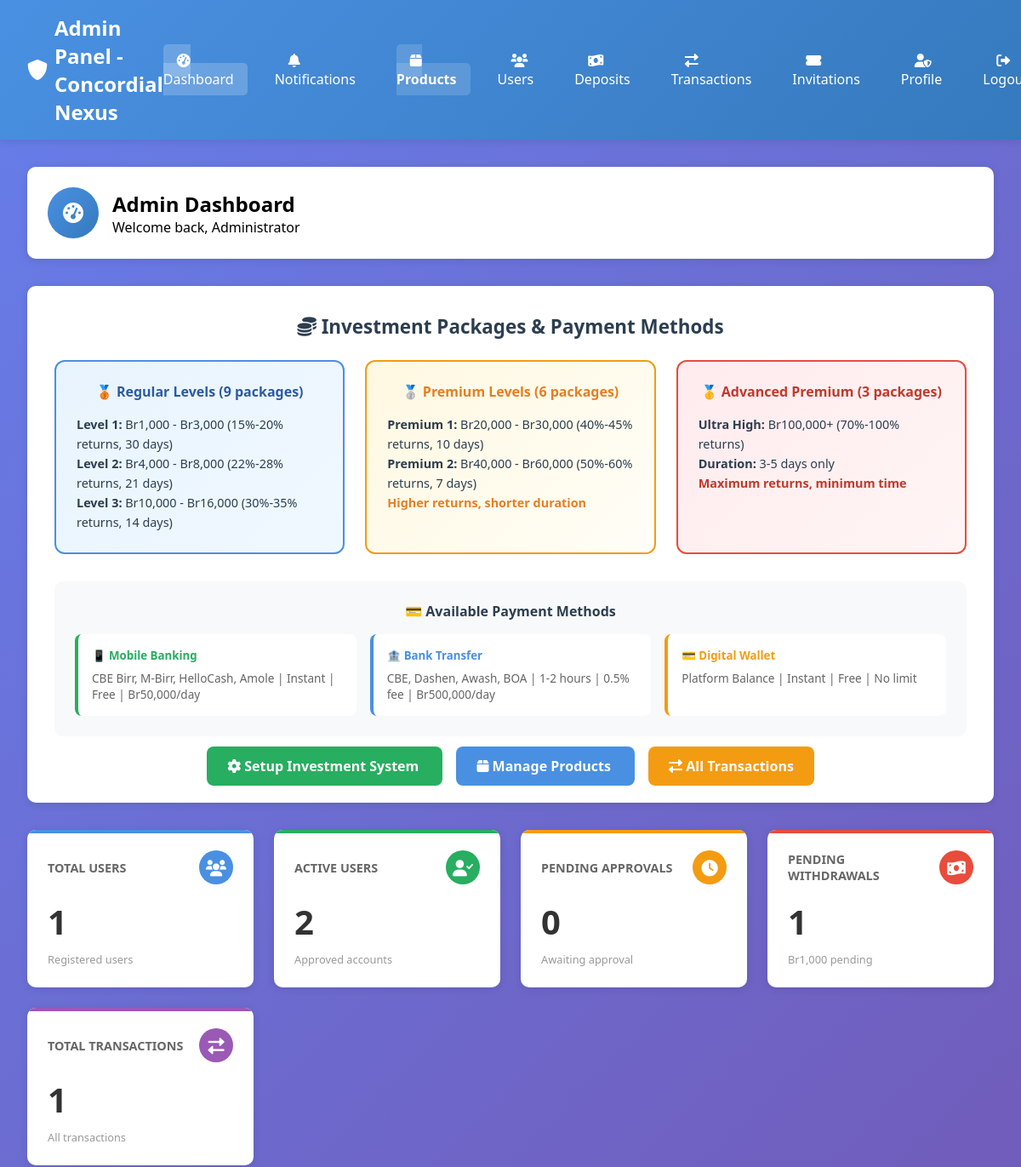
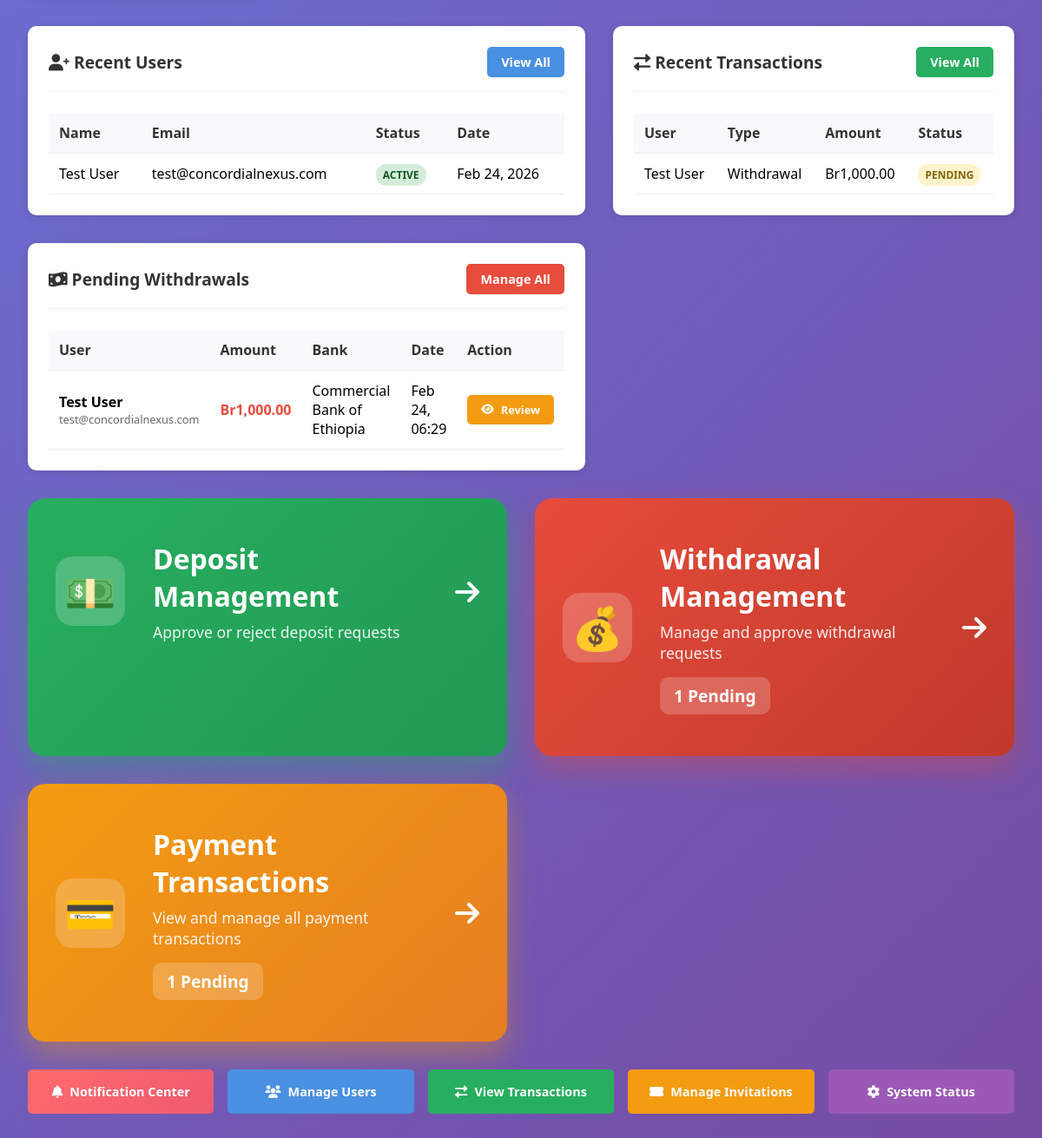
/dashboard.php (signed in), run on the app's committed database (2 pictures, top to bottom).
### tables this page shows
CREATE TABLE `users` (
  `id` int(11) NOT NULL AUTO_INCREMENT,
  `email` varchar(255) NOT NULL,
  `password` varchar(255) NOT NULL,
  `full_name` varchar(255) NOT NULL,
  `first_name` varchar(100) NULL COMMENT 'First name for withdrawal verification',
  `last_name` varchar(100) NULL COMMENT 'Last name for withdrawal verification',
  `withdrawal_account_number` varchar(50) NULL COMMENT 'Bank account number for withdrawals',
  `withdrawal_phone` varchar(20) NULL COMMENT 'Phone number for withdrawal verification',
  `user_type` enum('user','admin') DEFAULT 'user',
  `trading_level` int(11) DEFAULT NULL,
  `account_balance` decimal(15,2) DEFAULT 0.00,
  `total_invested` decimal(15,2) DEFAULT 0.00,
  `total_profit` decimal(15,2) DEFAULT 0.00,
  `total_commission` decimal(15,2) DEFAULT 0.00,
  `status` enum('pending','active','inactive','suspended') DEFAULT 'pending',
  `phone` varchar(20) DEFAULT NULL,
  `address` text DEFAULT NULL,
  `city` varchar(100) DEFAULT 'Addis Ababa',
  `country` varchar(100) DEFAULT 'Ethiopia',
  `invitation_code_used` varchar(20) DEFAULT NULL,
  `referral_code` varchar(20) DEFAULT NULL,
  `approved_by` int(11) DEFAULT NULL,
  `approved_at` timestamp NULL DEFAULT NULL,
  `created_at` timestamp NOT NULL DEFAULT current_timestamp(),
  `updated_at` timestamp NOT NULL DEFAULT current_timestamp() ON UPDATE current_timestamp(),
  PRIMARY KEY (`id`),
  UNIQUE KEY `email` (`email`),
  KEY `approved_by` (`approved_by`),
  CONSTRAINT `users_ibfk_1` FOREIGN KEY (`approved_by`) REFERENCES `users` (`id`) ON DELETE SET NULL
);

CREATE TABLE `transactions` (
  `id` int(11) NOT NULL AUTO_INCREMENT,
  `user_id` int(11) NOT NULL,
  `investment_id` int(11) DEFAULT NULL,
  `transaction_type` enum('deposit','withdrawal','investment','return','profit','commission') NOT NULL,
  `amount` decimal(15,2) NOT NULL,
  `currency` varchar(10) DEFAULT 'ETB',
  `payment_method` enum('cbe','wegagen','abyssinia','mastercard','visa','paypal','stripe','telebirr','mpesa','bitcoin','bank_transfer','cash','other') DEFAULT NULL,
  `payment_details` text DEFAULT NULL,
  `commission_rate` decimal(5,2) DEFAULT 0.00,
  `commission_amount` decimal(15,2) DEFAULT 0.00,
  `description` text DEFAULT NULL,
  `status` enum('pending','processing','completed','failed','cancelled') DEFAULT 'pending',
  `reference_number` varchar(100) DEFAULT NULL,
  `created_at` timestamp NOT NULL DEFAULT current_timestamp(),
  PRIMARY KEY (`id`),
  UNIQUE KEY `reference_number` (`reference_number`),
  KEY `user_id` (`user_id`),
  KEY `investment_id` (`investment_id`),
  CONSTRAINT `transactions_ibfk_1` FOREIGN KEY (`user_id`) REFERENCES `users` (`id`) ON DELETE CASCADE,
  CONSTRAINT `transactions_ibfk_2` FOREIGN KEY (`investment_id`) REFERENCES `investments` (`id`) ON DELETE SET NULL
);

CREATE TABLE `payment_transactions` (
  `id` int(11) NOT NULL AUTO_INCREMENT,
  `user_id` int(11) NOT NULL,
  `payment_method` enum('mobile_banking','bank_transfer','digital_wallet','withdrawal_request') NOT NULL,
  
   
  `payment_service` varchar(50) NULL COMMENT 'CBE Birr, M-Birr, HelloCash, Amole',
  `mobile_number` varchar(20) NULL,
  
   
  `bank_name` varchar(100) NULL,
  `account_number` varchar(50) NULL,
  `account_holder` varchar(100) NULL,
  `branch_code` varchar(20) NULL,
  
   
  `amount` decimal(15,2) NOT NULL,
  `reference_number` varchar(100) NULL,
  `purpose` varchar(50) NULL COMMENT 'investment, trading, withdrawal, transfer, profit_withdrawal, investment_return, emergency, personal_use',
  
   
  `status` enum('pending','processing','completed','failed','cancelled') DEFAULT 'pending',
  `admin_notes` text NULL,
  `processed_by` int(11) NULL COMMENT 'Admin user ID who processed',
  `processed_at` timestamp NULL,
  
   
  `created_at` timestamp DEFAULT CURRENT_TIMESTAMP,
  `updated_at` timestamp DEFAULT CURRENT_TIMESTAMP ON UPDATE CURRENT_TIMESTAMP,
  
   
  FOREIGN KEY (`user_id`) REFERENCES `users`(`id`) ON DELETE CASCADE,
  FOREIGN KEY (`processed_by`) REFERENCES `users`(`id`) ON DELETE SET NULL,
  
   
  INDEX `idx_user_id` (`user_id`),
  INDEX `idx_payment_method` (`payment_method`),
  INDEX `idx_status` (`status`),
  INDEX `idx_created_at` (`created_at`),
  
  PRIMARY KEY (`id`)
);

### dashboard.php (the view, shortened to what the rows shown need)
<?php
try {
    $pdo = new PDO("mysql:host=localhost;dbname=concordial_nexus;charset=utf8mb4", "root", "");
    $pdo->setAttribute(PDO::ATTR_ERRMODE, PDO::ERRMODE_EXCEPTION);
    $recent_users = $pdo->query("SELECT * FROM users WHERE user_type = 'user' ORDER BY created_at DESC LIMIT 5")->fetchAll();
    $recent_transactions = $pdo->query("
        SELECT t.*, u.full_name, u.email
        FROM transactions t
        JOIN users u ON t.user_id = u.id
        ORDER BY t.created_at DESC
        LIMIT 5
    ")->fetchAll();
    $pending_withdrawals = [];
    try {
        $table_check = $pdo->query("SHOW TABLES LIKE 'payment_transactions'")->fetch();
        if ($table_check) {
            $pending_withdrawals = $pdo->query("
                SELECT pt.*, u.full_name, u.email, u.first_name, u.last_name
                FROM payment_transactions pt
                JOIN users u ON pt.user_id = u.id
                WHERE pt.payment_method = 'withdrawal_request' AND pt.status = 'pending'
                ORDER BY pt.created_at DESC
                LIMIT 5
            ")->fetchAll();
        }
    } catch(PDOException $e) {
        $pending_withdrawals = [];
    }
} catch(PDOException $e) {
    $error_message = "Database error: " . $e->getMessage();
    $stats = array_fill_keys([
        'total_users', 'pending_users', 'active_users', 'total_admins',
        'total_balance', 'total_transactions', 'pending_transactions',
        'completed_transactions', 'pending_withdrawals', 'total_withdrawal_amount'
    ], 0);
    $recent_users = [];
    $recent_transactions = [];
    $pending_withdrawals = [];
    $invitation_stats = 0;
}
?>
<!DOCTYPE html>
<html lang="en">
<head>
    <link rel="stylesheet" href="https://cdnjs.cloudflare.com/ajax/libs/font-awesome/6.0.0/css/all.min.css">
</head>
<body>
    <div class="dashboard-container">
        <div class="dashboard-welcome">
            <div>
                <h2>Admin Dashboard</h2>
            </div>
        </div>
        <div class="content-grid">
            <div class="content-card">
                <?php if (empty($recent_users)): ?>
                    <div style="text-align: center; color: #999; padding: 2rem;">
                        <i class="fas fa-users" style="font-size: 3rem; margin-bottom: 1rem;"></i>
                        <p>No users registered yet</p>
                    </div>
                <?php else: ?>
                    <table class="table">
                        <thead>
                            <tr>
                                <th>Name</th>
                                <th>Email</th>
                                <th>Status</th>
                                <th>Date</th>
                            </tr>
                        </thead>
                        <tbody>
                            <?php foreach ($recent_users as $user): ?>
                                <tr>
                                    <td><?php echo htmlspecialchars($user['full_name']); ?></td>
                                    <td><?php echo htmlspecialchars($user['email']); ?></td>
                                    <td>
                                        <span class="badge <?php echo $user['status'] === 'active' ? 'success' : ($user['status'] === 'pending' ? 'warning' : 'danger'); ?>">
                                            <?php echo $user['status']; ?>
                                        </span>
                                    </td>
                                    <td><?php echo date('M j, Y', strtotime($user['created_at'])); ?></td>
                                </tr>
                            <?php endforeach; ?>
                        </tbody>
                    </table>
                <?php endif; ?>
            </div>
            <div class="content-card">
                <?php if (empty($recent_transactions)): ?>
                    <div style="text-align: center; color: #999; padding: 2rem;">
                        <i class="fas fa-exchange-alt" style="font-size: 3rem; margin-bottom: 1rem;"></i>
                        <p>No transactions yet</p>
                    </div>
                <?php else: ?>
                    <table class="table">
                        <thead>
                            <tr>
                                <th>User</th>
                                <th>Type</th>
                                <th>Amount</th>
                                <th>Status</th>
                            </tr>
                        </thead>
                        <tbody>
                            <?php foreach ($recent_transactions as $transaction): ?>
                                <tr>
                                    <td><?php echo htmlspecialchars($transaction['full_name']); ?></td>
                                    <td><?php echo ucfirst($transaction['transaction_type']); ?></td>
                                    <td>Br<?php echo number_format($transaction['amount'], 2); ?></td>
                                    <td>
                                        <span class="badge <?php echo $transaction['status'] === 'completed' ? 'success' : ($transaction['status'] === 'pending' ? 'warning' : 'danger'); ?>">
                                            <?php echo $transaction['status']; ?>
                                        </span>
                                    </td>
                                </tr>
                            <?php endforeach; ?>
                        </tbody>
                    </table>
                <?php endif; ?>
            </div>
            <div class="content-card">
                <?php if (empty($pending_withdrawals)): ?>
                    <div style="text-align: center; color: #999; padding: 2rem;">
                        <i class="fas fa-money-bill-wave" style="font-size: 3rem; margin-bottom: 1rem;"></i>
                        <p>No pending withdrawals</p>
                    </div>
                <?php else: ?>
                    <table class="table">
                        <thead>
                            <tr>
                                <th>User</th>
                                <th>Amount</th>
                                <th>Bank</th>
                                <th>Date</th>
                                <th>Action</th>
                            </tr>
                        </thead>
                        <tbody>
                            <?php foreach ($pending_withdrawals as $withdrawal): ?>
                                <tr>
                                    <td>
                                        <div style="font-weight: 600;">
                                            <?php
                                            if (!empty($withdrawal['first_name']) && !empty($withdrawal['last_name'])) {
                                                echo htmlspecialchars($withdrawal['first_name'] . ' ' . $withdrawal['last_name']);
                                            } else {
                                                echo htmlspecialchars($withdrawal['full_name']);
                                            }
                                            ?>
                                        </div>
                                        <div style="font-size: 0.8rem; color: #666;">
                                            <?php echo htmlspecialchars($withdrawal['email']); ?>
                                        </div>
                                    </td>
                                    <td style="font-weight: 600; color: #e74c3c;">
                                        Br<?php echo number_format($withdrawal['amount'], 2); ?>
                                    </td>
                                    <td><?php echo htmlspecialchars($withdrawal['bank_name'] ?? 'N/A'); ?></td>
                                    <td><?php echo date('M j, H:i', strtotime($withdrawal['created_at'])); ?></td>
                                    <td>
                                        <a href="withdrawal-management.php?filter=pending#withdrawal-<?php echo $withdrawal['id']; ?>"
                                           class="btn" style="background: #f39c12; padding: 0.5rem 1rem; font-size: 0.8rem;">
                                            <i class="fas fa-eye"></i> Review
                                        </a>
                                    </td>
                                </tr>
                            <?php endforeach; ?>
                        </tbody>
                    </table>
                <?php endif; ?>
            </div>
        </div>
        <div style="margin-top: 2rem; margin-bottom: 2rem; display: grid; grid-template-columns: repeat(auto-fit, minmax(400px, 1fr)); gap: 2rem;">
            <a href="deposits.php" style="text-decoration: none; display: block; background: linear-gradient(135deg, #27ae60, #229954); border-radius: 20px; padding: 3rem 2rem; box-shadow: 0 15px 35px rgba(39, 174, 96, 0.4); transition: transform 0.3s, box-shadow 0.3s;" onmouseover="this.style.transform='translateY(-10px)'; this.style.boxShadow='0 20px 45px rgba(39, 174, 96, 0.5)';" onmouseout="this.style.transform='translateY(0)'; this.style.boxShadow='0 15px 35px rgba(39, 174, 96, 0.4)';">
                <div style="display: flex; align-items: center; gap: 2rem;">
                    <div style="flex: 1;">
                        <h2 style="color: white; font-size: 2rem; margin: 0 0 0.5rem 0; font-weight: 700;">Deposit Management</h2>
                    </div>
                </div>
            </a>
            <a href="withdrawal-management.php" style="text-decoration: none; display: block; background: linear-gradient(135deg, #e74c3c, #c0392b); border-radius: 20px; padding: 3rem 2rem; box-shadow: 0 15px 35px rgba(231, 76, 60, 0.4); transition: transform 0.3s, box-shadow 0.3s;" onmouseover="this.style.transform='translateY(-10px)'; this.style.boxShadow='0 20px 45px rgba(231, 76, 60, 0.5)';" onmouseout="this.style.transform='translateY(0)'; this.style.boxShadow='0 15px 35px rgba(231, 76, 60, 0.4)';">
                <div style="display: flex; align-items: center; gap: 2rem;">
                    <div style="flex: 1;">
                        <h2 style="color: white; font-size: 2rem; margin: 0 0 0.5rem 0; font-weight: 700;">Withdrawal Management</h2>
                    </div>
                </div>
            </a>
            <a href="payment-transactions.php" style="text-decoration: none; display: block; background: linear-gradient(135deg, #f39c12, #e67e22); border-radius: 20px; padding: 3rem 2rem; box-shadow: 0 15px 35px rgba(243, 156, 18, 0.4); transition: transform 0.3s, box-shadow 0.3s;" onmouseover="this.style.transform='translateY(-10px)'; this.style.boxShadow='0 20px 45px rgba(243, 156, 18, 0.5)';" onmouseout="this.style.transform='translateY(0)'; this.style.boxShadow='0 15px 35px rgba(243, 156, 18, 0.4)';">
                <div style="display: flex; align-items: center; gap: 2rem;">
                    <div style="flex: 1;">
                        <h2 style="color: white; font-size: 2rem; margin: 0 0 0.5rem 0; font-weight: 700;">Payment Transactions</h2>
                    </div>
                </div>
            </a>
        </div>
    </div>
</body>
</html>

### data on the page
users: full_name "Test User", email "test@concordialnexus.com", status "ACTIVE", created_at "Feb 24, 2026"
transactions: user.full_name "Test User", transaction_type "Withdrawal", amount "1,000.00", status "PENDING"
payment_transactions: user.last_name "Test User", user.email "test@concordialnexus.com", amount "1,000.00", bank_name "Commercial Bank of Ethiopia", created_at "Feb 24, 06:29"

### other printed values
$stats['total_users'] "1"
$stats['active_users'] "2"
$stats['pending_users'] "0"
$stats['pending_withdrawals'] "1"
$stats['total_withdrawal_amount'] "1,000"
$stats['total_transactions'] "1"
$stats['pending_transactions'] "1"
